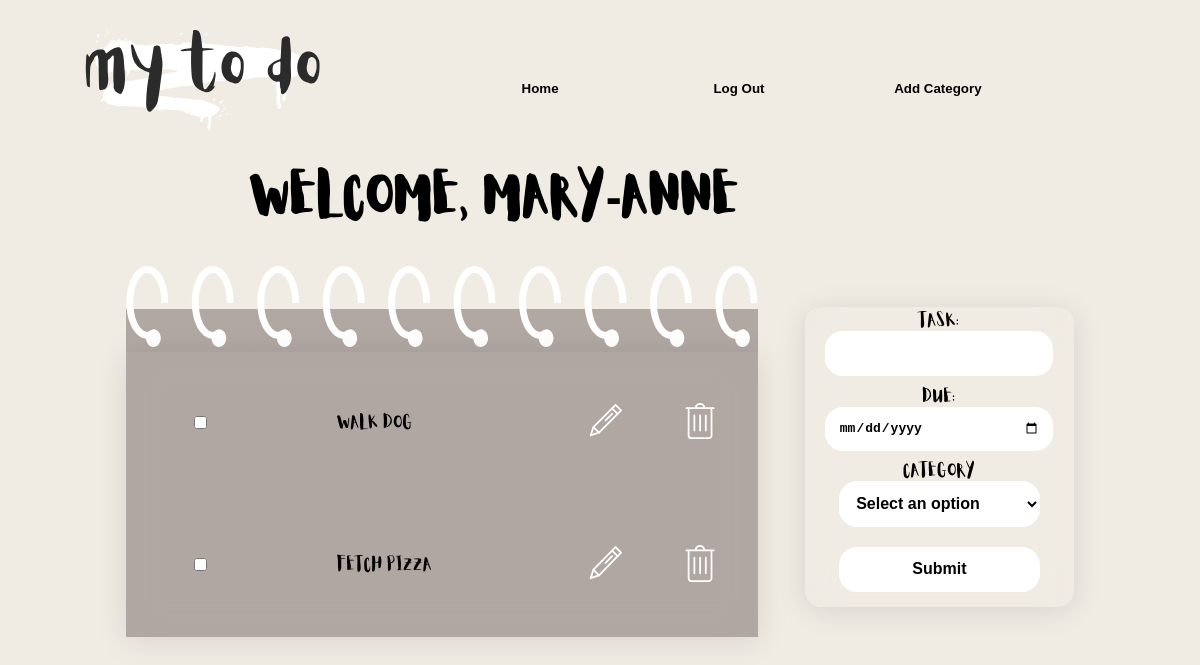
/todolist (signed in), run on an earlier commit of the app's database.
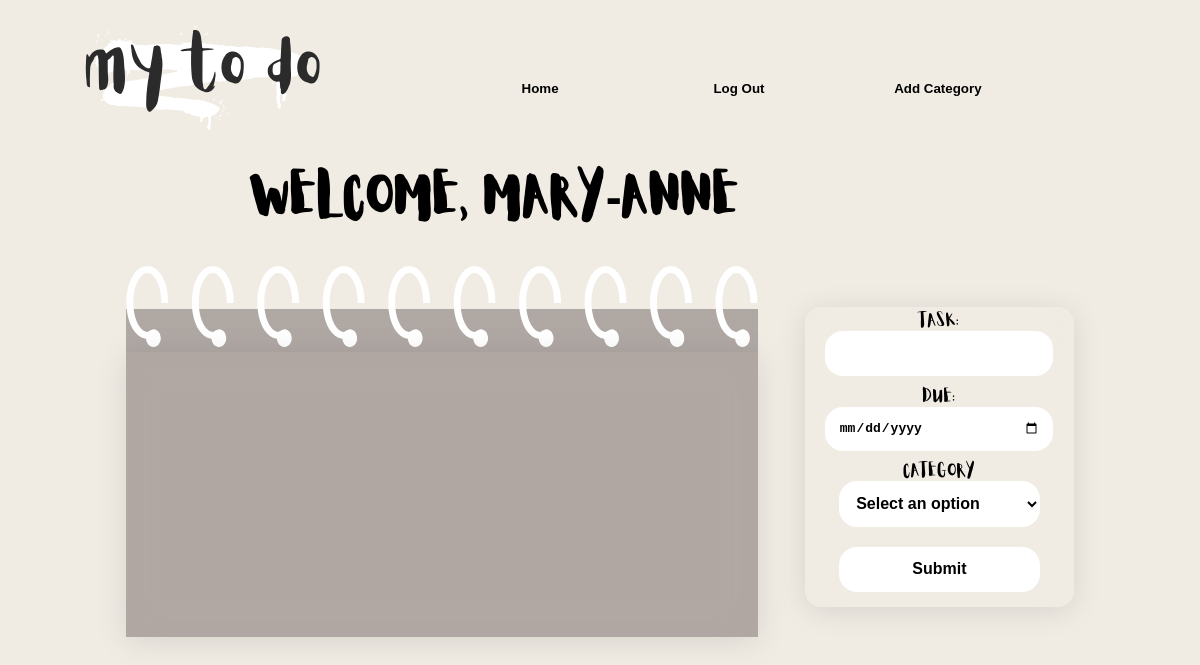
And on a later commit of the database.
### tables this page shows
CREATE TABLE tasks(
        id INTEGER PRIMARY KEY AUTOINCREMENT,
        user_id INTEGER,
        task_name TEXT,
        due_date TEXT,
        completed BOOLEAN DEFAULT 0,
        category TEXT,
        FOREIGN KEY(category) REFERENCES category(category_name),
        FOREIGN KEY(user_id) REFERENCES users(id)
        );

### app.py (the view, shortened to what this page needs)
@app.route("/todolist", methods=["GET", "POST"])
def todolist():
    db, cursor = get_db_connection() # we connect to our sever
    user_task = [] # an empty list which we will feed
    username = session.get('username')
    cursor.execute('''
    SELECT id FROM users
    WHERE username = ?
    ''', (username,))
    db_id = cursor.fetchone()
    cursor.execute('''
    SELECT id FROM users
    WHERE username = ?
    ''', (username,))
    db_id = cursor.fetchone()
    cursor.execute('''
    SELECT task_name, id, completed FROM tasks
    WHERE user_id = ?
        ''', db_id)
    user_tasks = cursor.fetchall()
    db.close()
    return render_template("todolist.html", username=username, tasks=user_tasks, loggedin=session.get('loggedin', True))

### app.py (called while the page is built)
def get_db_connection():
    db = sqlite3.connect('app.db')
    cursor = db.cursor()
    return db, cursor

### Templates/todolist.html (shortened to what this page needs)
{%extends "base.html"%}
{%block content%}
<div class="notepad">
    <div class="greeting"><h1>Welcome, {{username}}</h1></div>
    <div class="binder-url">
        <img src="static\img\binder.svg" alt="">
    </div>
    <div class="notepad-page">
        {%for i in tasks%}
            <tr>
                <td>
                    <form method="POST" class = "completed_box" action="{{url_for('todolist')}}" style="display: inline;">
                        <input type="checkbox" name = "checkbox" {% if i[2] == 1 %}checked{% endif %} onchange="this.form.submit()" >
                    </form>
                </td>
                <td>
                    <div class="thetask">
                        <div name = "utask_name" class="utask_name{% if i[2] == 1 %} completed{% endif %}"> <p>{{i[0]}} </p></div>
                    </div>
                </td>
                <td>
                    <div class="edit_options">
                        <a href="{{url_for('edit_task', id=i[1])}}" class="edit"><img src="static\img\editpen.svg" alt=""></a>
                        <a href="{{url_for('delete_task',id=i[1])}}" class="delete"><img src="static\img\bin.svg" alt=""></a>
                    </div>
                </td>
            </tr>
        {%endfor%}
    </div>
    <div class="add-task">
        <form method= "POST" action="#">
            <div class="task">
                <label for="task-name">Task:</label>
                <input type="text" id="task-name" name="task-name">
            </div>
            <div class="deadline-div">
                <label for="deadline">Due:</label>
                <input type="date" id="deadline" name="deadline">
            </div>
            <div class="category-div">
                <label for="category">Category</label>
                    <select name="dropdown" id="dropdown" aria-placeholder="Select Category">
                        <option value="">Select an option</option>
                    </select>
            </div>
            <div class="add-btn">
                <input type="submit" value="Submit" id="add-task-submit">
            </div>
        </form>
    </div>
</div>
{%endblock%}

What changed in the data, as far as the page shows it:
removed tasks: task_name "Walk dog"
removed tasks: task_name "Fetch pizza"
